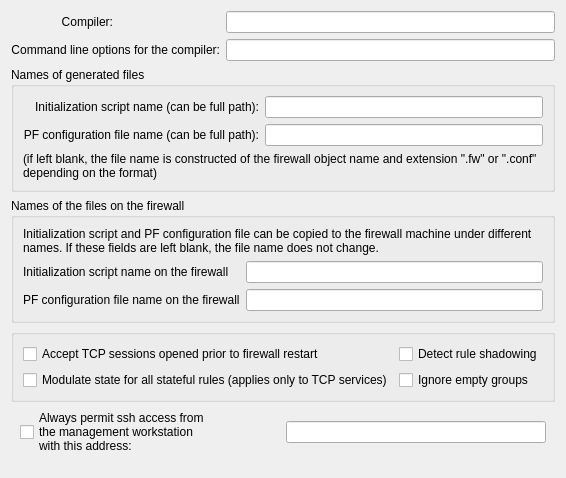
     <widget class="QWidget" name="tab1">
      <attribute name="title">
       <string>Compiler</string>
      </attribute>
      <layout class="QGridLayout" name="gridLayout_10">
       <item row="0" column="0">
        <widget class="QLabel" name="compilerLabel">
         <property name="text">
          <string>Compiler:</string>
         </property>
         <property name="alignment">
          <set>Qt::AlignRight|Qt::AlignTrailing|Qt::AlignVCenter</set>
         </property>
         <property name="wordWrap">
          <bool>false</bool>
         </property>
        </widget>
       </item>
       <item row="0" column="2">
        <widget class="QLineEdit" name="compiler">
         <property name="maximumSize">
          <size>
           <width>32767</width>
           <height>22</height>
          </size>
         </property>
        </widget>
       </item>
       <item row="1" column="0" colspan="2">
        <widget class="QLabel" name="compilerArgsLabel">
         <property name="sizePolicy">
          <sizepolicy hsizetype="Expanding" vsizetype="Preferred">
           <horstretch>0</horstretch>
           <verstretch>0</verstretch>
          </sizepolicy>
         </property>
         <property name="text">
          <string>Command line options for the compiler:</string>
         </property>
         <property name="alignment">
          <set>Qt::AlignRight|Qt::AlignTrailing|Qt::AlignVCenter</set>
         </property>
         <property name="wordWrap">
          <bool>false</bool>
         </property>
        </widget>
       </item>
       <item row="1" column="2">
        <widget class="QLineEdit" name="compilerArgs">
         <property name="maximumSize">
          <size>
           <width>32767</width>
           <height>22</height>
          </size>
         </property>
        </widget>
       </item>
       <item row="2" column="0" colspan="3">
        <widget class="QGroupBox" name="groupBox_4">
         <property name="title">
          <string>Names of generated files</string>
         </property>
         <layout class="QGridLayout" name="gridLayout_7">
          <item row="0" column="0">
           <widget class="QLabel" name="label_6">
            <property name="text">
             <string>Initialization script name (can be full path):</string>
            </property>
            <property name="alignment">
             <set>Qt::AlignRight|Qt::AlignTrailing|Qt::AlignVCenter</set>
            </property>
           </widget>
          </item>
          <item row="0" column="1">
           <widget class="QLineEdit" name="outputFileName">
            <property name="maximumSize">
             <size>
              <width>32767</width>
              <height>22</height>
             </size>
            </property>
           </widget>
          </item>
          <item row="1" column="0">
           <widget class="QLabel" name="label_7">
            <property name="text">
             <string>PF configuration file name (can be full path):</string>
            </property>
            <property name="alignment">
             <set>Qt::AlignRight|Qt::AlignTrailing|Qt::AlignVCenter</set>
            </property>
           </widget>
          </item>
          <item row="1" column="1">
           <widget class="QLineEdit" name="confFileName">
            <property name="maximumSize">
             <size>
              <width>32767</width>
              <height>22</height>
             </size>
            </property>
           </widget>
          </item>
          <item row="2" column="0" colspan="2">
           <widget class="QLabel" name="textLabel1_5">
            <property name="sizePolicy">
             <sizepolicy hsizetype="Expanding" vsizetype="Preferred">
              <horstretch>0</horstretch>
              <verstretch>0</verstretch>
             </sizepolicy>
            </property>
            <property name="text">
             <string>(if left blank, the file name is constructed of the firewall object name and extension &quot;.fw&quot; or &quot;.conf&quot; depending on the format)</string>
            </property>
            <property name="alignment">
             <set>Qt::AlignVCenter</set>
            </property>
            <property name="wordWrap">
             <bool>true</bool>
            </property>
           </widget>
          </item>
         </layout>
        </widget>
       </item>
       <item row="3" column="0" colspan="3">
        <widget class="QGroupBox" name="groupBox_2">
         <property name="title">
          <string>Names of the files on the firewall</string>
         </property>
         <property name="flat">
          <bool>false</bool>
         </property>
         <layout class="QGridLayout" name="gridLayout">
          <item row="0" column="0" colspan="2">
           <widget class="QLabel" name="label_4">
            <property name="text">
             <string>Initialization script and PF configuration file can be copied to the firewall machine under different names. If these fields are left blank, the file name does not change.</string>
            </property>
            <property name="wordWrap">
             <bool>true</bool>
            </property>
           </widget>
          </item>
          <item row="1" column="0">
           <widget class="QLabel" name="label_2">
            <property name="text">
             <string>Initialization script name on the firewall</string>
            </property>
           </widget>
          </item>
          <item row="1" column="1">
           <widget class="QLineEdit" name="fileNameOnFw">
            <property name="maximumSize">
             <size>
              <width>32767</width>
              <height>22</height>
             </size>
            </property>
           </widget>
          </item>
          <item row="2" column="0">
           <widget class="QLabel" name="label_3">
            <property name="text">
             <string>PF configuration file name on the firewall</string>
            </property>
           </widget>
          </item>
          <item row="2" column="1">
           <widget class="QLineEdit" name="confFileNameOnFw">
            <property name="maximumSize">
             <size>
              <width>32767</width>
              <height>22</height>
             </size>
            </property>
           </widget>
          </item>
         </layout>
        </widget>
       </item>
       <item row="4" column="0" colspan="3">
        <widget class="QGroupBox" name="groupBox">
         <property name="title">
          <string/>
         </property>
         <property name="flat">
          <bool>false</bool>
         </property>
         <layout class="QGridLayout" name="gridLayout_6">
          <property name="margin">
           <number>9</number>
          </property>
          <item row="0" column="0" colspan="2">
           <widget class="QCheckBox" name="pf_accept_new_tcp_with_no_syn">
            <property name="text">
             <string>Accept TCP sessions opened prior to firewall restart</string>
            </property>
           </widget>
          </item>
          <item row="1" column="0" colspan="2">
           <widget class="QCheckBox" name="pf_modulate_state">
            <property name="sizePolicy">
             <sizepolicy hsizetype="Expanding" vsizetype="Fixed">
              <horstretch>0</horstretch>
              <verstretch>0</verstretch>
             </sizepolicy>
            </property>
            <property name="text">
             <string>Modulate state for all stateful rules (applies only to TCP services)</string>
            </property>
           </widget>
          </item>
          <item row="0" column="2">
           <widget class="QCheckBox" name="pf_check_shadowing">
            <property name="sizePolicy">
             <sizepolicy hsizetype="Expanding" vsizetype="Fixed">
              <horstretch>0</horstretch>
              <verstretch>0</verstretch>
             </sizepolicy>
            </property>
            <property name="toolTip">
             <string>Shadowing happens because a rule is a superset of 
a subsequent rule and any packets potentially matched 
by the subsequent rule have already been matched by 
the prior rule.</string>
            </property>
            <property name="text">
             <string>Detect rule shadowing</string>
            </property>
           </widget>
          </item>
          <item row="1" column="2">
           <widget class="QCheckBox" name="pf_ignore_empty_groups">
            <property name="sizePolicy">
             <sizepolicy hsizetype="Expanding" vsizetype="Fixed">
              <horstretch>0</horstretch>
              <verstretch>0</verstretch>
             </sizepolicy>
            </property>
            <property name="toolTip">
             <string>If the option is deactivated, compiler treats empty groups as
an error and aborts processing the policy. If this option is 
activated, compiler removes all empty groups from all rule 
elements. If rule element becomes 'any' after the last empty 
group has been removed, the whole rule will be ignored. Use 
this option only if you fully understand how it works!</string>
            </property>
            <property name="text">
             <string>Ignore empty groups</string>
            </property>
           </widget>
          </item>
         </layout>
        </widget>
       </item>
       <item row="5" column="0" colspan="3">
        <layout class="QHBoxLayout" name="horizontalLayout_7">
         <property name="leftMargin">
          <number>9</number>
         </property>
         <property name="rightMargin">
          <number>9</number>
         </property>
         <item>
          <widget class="QCheckBox" name="mgmt_ssh">
           <property name="sizePolicy">
            <sizepolicy hsizetype="Expanding" vsizetype="Fixed">
             <horstretch>0</horstretch>
             <verstretch>0</verstretch>
            </sizepolicy>
           </property>
           <property name="text">
            <string>Always permit ssh access from
the management workstation
with this address:</string>
           </property>
          </widget>
         </item>
         <item>
          <widget class="QLineEdit" name="mgmt_addr">
           <property name="sizePolicy">
            <sizepolicy hsizetype="Expanding" vsizetype="Fixed">
             <horstretch>0</horstretch>
             <verstretch>0</verstretch>
            </sizepolicy>
           </property>
           <property name="maximumSize">
            <size>
             <width>32767</width>
             <height>22</height>
            </size>
           </property>
          </widget>
         </item>
        </layout>
       </item>
       <item row="6" column="1">
        <spacer name="verticalSpacer">
         <property name="orientation">
          <enum>Qt::Vertical</enum>
         </property>
         <property name="sizeHint" stdset="0">
          <size>
           <width>20</width>
           <height>11</height>
          </size>
         </property>
        </spacer>
       </item>
      </layout>
     </widget>
